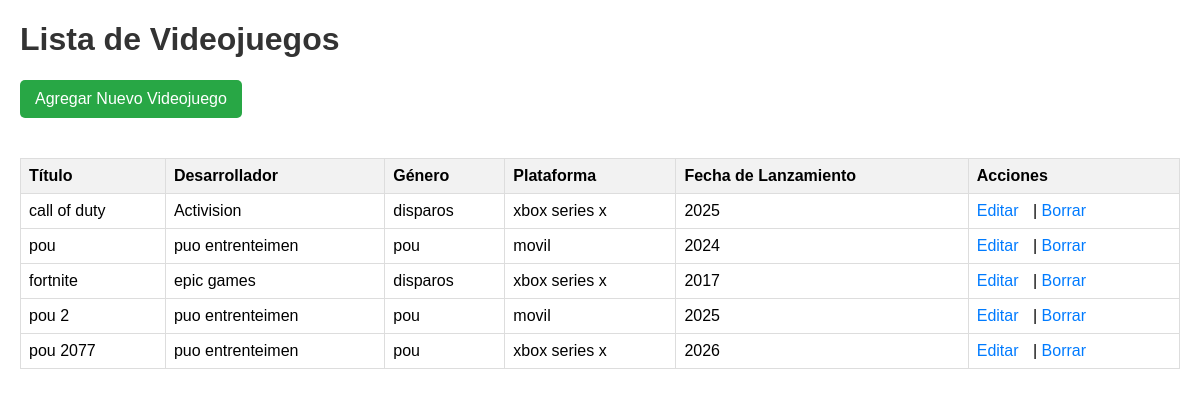
The page / on the database its author committed.
### app_videojuego/models.py (models this page shows, shortened)
class Videojuego(models.Model):
    titulo = models.CharField(max_length=10)
    desarrollador = models.CharField(max_length=50)
    genero = models.CharField(max_length=10)
    plataforma = models.CharField(max_length=50)
    fecha_lanzamiento = models.CharField(max_length=50)

### app_videojuego/views.py (the view)
# urls.py: path('', views.index, name='inicio'),
def index(request): # Renombramos a 'index' para que coincida con views.index en urls.py
    videojuegos = Videojuego.objects.all()
    return render(request, 'listar_videojuegos.html', {'videojuegos': videojuegos})

### app_videojuego/templates/listar_videojuegos.html (shortened to what this page needs)
<!DOCTYPE html>
<html lang="es">
<head>
</head>
<body>
    <h1>Lista de Videojuegos</h1>
    <a href="{% url 'agregar_videojuego' %}" class="btn-agregar">Agregar Nuevo Videojuego</a>
    {% if videojuegos %}
    <table>
        <thead>
            <tr>
                <th>Título</th>
                <th>Desarrollador</th>
                <th>Género</th>
                <th>Plataforma</th>
                <th>Fecha de Lanzamiento</th>
                <th>Acciones</th>
            </tr>
        </thead>
        <tbody>
            {% for juego in videojuegos %}
            <tr>
                <td>{{ juego.titulo }}</td>
                <td>{{ juego.desarrollador }}</td>
                <td>{{ juego.genero }}</td>
                <td>{{ juego.plataforma }}</td>
                <td>{{ juego.fecha_lanzamiento }}</td>
                <td class="acciones">
                    <a href="{% url 'editar_videojuego' juego.pk %}">Editar</a> |
                    <a href="{% url 'borrar_videojuego' juego.pk %}">Borrar</a>
                </td>
            </tr>
            {% endfor %}
        </tbody>
    </table>
    {% else %}
    <p>No hay videojuegos registrados.</p>
    {% endif %}
</body>
</html>

### app_videojuego/templates/listar_videojuegos.html (style rules this page uses)
body { font-family: Arial, sans-serif; margin: 20px; }
h1 { color: #333; }
table { width: 100%; border-collapse: collapse; margin-top: 20px; }
th, td { border: 1px solid #ddd; padding: 8px; text-align: left; }
th { background-color: #f2f2f2; }
.acciones a { margin-right: 10px; text-decoration: none; color: #007bff; }
.btn-agregar { display: inline-block; background-color: #28a745; color: white; padding: 10px 15px; text-decoration: none; border-radius: 5px; margin-bottom: 20px; }

### rows shown on the page
Videojuego: titulo "call of duty", desarrollador "Activision", genero "disparos", plataforma "xbox series x", fecha_lanzamiento "2025"
Videojuego: titulo "pou", desarrollador "puo entrenteimen", genero "pou", plataforma "movil", fecha_lanzamiento "2024"
Videojuego: titulo "fortnite", desarrollador "epic games", genero "disparos", plataforma "xbox series x", fecha_lanzamiento "2017"
Videojuego: titulo "pou 2", desarrollador "puo entrenteimen", genero "pou", plataforma "movil", fecha_lanzamiento "2025"
Videojuego: titulo "pou 2077", desarrollador "puo entrenteimen", genero "pou", plataforma "xbox series x", fecha_lanzamiento "2026"
